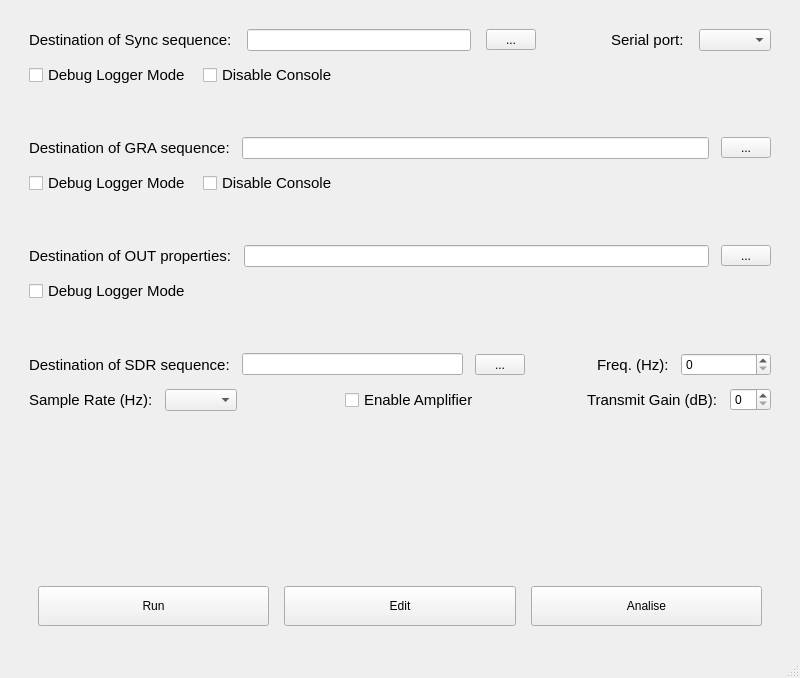
<?xml version="1.0" encoding="UTF-8"?>
<ui version="4.0">
 <class>MainWindow</class>
 <widget class="QMainWindow" name="MainWindow">
  <property name="geometry">
   <rect>
    <x>0</x>
    <y>0</y>
    <width>800</width>
    <height>678</height>
   </rect>
  </property>
  <property name="sizePolicy">
   <sizepolicy hsizetype="Fixed" vsizetype="Fixed">
    <horstretch>0</horstretch>
    <verstretch>0</verstretch>
   </sizepolicy>
  </property>
  <property name="minimumSize">
   <size>
    <width>800</width>
    <height>600</height>
   </size>
  </property>
  <property name="windowTitle">
   <string>LMRIgui App</string>
  </property>
  <property name="windowOpacity">
   <double>1.000000000000000</double>
  </property>
  <widget class="QWidget" name="centralwidget">
   <property name="enabled">
    <bool>true</bool>
   </property>
   <property name="sizePolicy">
    <sizepolicy hsizetype="Fixed" vsizetype="Fixed">
     <horstretch>0</horstretch>
     <verstretch>0</verstretch>
    </sizepolicy>
   </property>
   <layout class="QHBoxLayout" name="horizontalLayout_4">
    <item>
     <layout class="QVBoxLayout" name="verticalLayout" stretch="0,0,0,0,0,0">
      <property name="spacing">
       <number>50</number>
      </property>
      <property name="sizeConstraint">
       <enum>QLayout::SizeConstraint::SetMaximumSize</enum>
      </property>
      <property name="leftMargin">
       <number>20</number>
      </property>
      <property name="topMargin">
       <number>20</number>
      </property>
      <property name="rightMargin">
       <number>20</number>
      </property>
      <property name="bottomMargin">
       <number>20</number>
      </property>
      <item>
       <layout class="QVBoxLayout" name="SyncSection">
        <property name="spacing">
         <number>12</number>
        </property>
        <property name="sizeConstraint">
         <enum>QLayout::SizeConstraint::SetNoConstraint</enum>
        </property>
        <item>
         <layout class="QHBoxLayout" name="SyncFileSection">
          <property name="spacing">
           <number>15</number>
          </property>
          <property name="sizeConstraint">
           <enum>QLayout::SizeConstraint::SetNoConstraint</enum>
          </property>
          <item>
           <widget class="QLabel" name="SyncFileLabel">
            <property name="font">
             <font>
              <pointsize>11</pointsize>
             </font>
            </property>
            <property name="text">
             <string>Destination of Sync sequence:</string>
            </property>
            <property name="textFormat">
             <enum>Qt::TextFormat::AutoText</enum>
            </property>
           </widget>
          </item>
          <item>
           <widget class="QLineEdit" name="SyncFileEdit"/>
          </item>
          <item>
           <widget class="QToolButton" name="SyncFileButton">
            <property name="minimumSize">
             <size>
              <width>50</width>
              <height>0</height>
             </size>
            </property>
            <property name="text">
             <string>...</string>
            </property>
           </widget>
          </item>
          <item>
           <spacer name="horizontalSpacer">
            <property name="orientation">
             <enum>Qt::Orientation::Horizontal</enum>
            </property>
            <property name="sizeType">
             <enum>QSizePolicy::Policy::Fixed</enum>
            </property>
            <property name="sizeHint" stdset="0">
             <size>
              <width>60</width>
              <height>20</height>
             </size>
            </property>
           </spacer>
          </item>
          <item>
           <widget class="QLabel" name="SyncFileLabel_2">
            <property name="font">
             <font>
              <pointsize>11</pointsize>
             </font>
            </property>
            <property name="text">
             <string>Serial port:</string>
            </property>
            <property name="textFormat">
             <enum>Qt::TextFormat::AutoText</enum>
            </property>
           </widget>
          </item>
          <item>
           <widget class="QComboBox" name="SerialPortBox">
            <property name="editable">
             <bool>false</bool>
            </property>
           </widget>
          </item>
         </layout>
        </item>
        <item>
         <layout class="QHBoxLayout" name="SyncPropertiesSection">
          <property name="sizeConstraint">
           <enum>QLayout::SizeConstraint::SetNoConstraint</enum>
          </property>
          <item>
           <widget class="QCheckBox" name="SyncDebugModeCheck">
            <property name="font">
             <font>
              <pointsize>11</pointsize>
             </font>
            </property>
            <property name="text">
             <string>Debug Logger Mode</string>
            </property>
           </widget>
          </item>
          <item>
           <widget class="QCheckBox" name="SyncDisConCheck">
            <property name="font">
             <font>
              <pointsize>11</pointsize>
             </font>
            </property>
            <property name="text">
             <string>Disable Console</string>
            </property>
           </widget>
          </item>
          <item>
           <spacer name="horizontalSpacer_2">
            <property name="orientation">
             <enum>Qt::Orientation::Horizontal</enum>
            </property>
            <property name="sizeHint" stdset="0">
             <size>
              <width>40</width>
              <height>20</height>
             </size>
            </property>
           </spacer>
          </item>
         </layout>
        </item>
       </layout>
      </item>
      <item>
       <layout class="QVBoxLayout" name="verticalLayout_2">
        <property name="spacing">
         <number>12</number>
        </property>
        <item>
         <layout class="QHBoxLayout" name="horizontalLayout_2">
          <item>
           <widget class="QLabel" name="GRAFileLabel">
            <property name="font">
             <font>
              <pointsize>11</pointsize>
             </font>
            </property>
            <property name="text">
             <string>Destination of GRA sequence:</string>
            </property>
            <property name="textFormat">
             <enum>Qt::TextFormat::AutoText</enum>
            </property>
           </widget>
          </item>
          <item>
           <widget class="QLineEdit" name="GRAFileEdit"/>
          </item>
          <item>
           <widget class="QToolButton" name="GRAFileButton">
            <property name="minimumSize">
             <size>
              <width>50</width>
              <height>0</height>
             </size>
            </property>
            <property name="text">
             <string>...</string>
            </property>
           </widget>
          </item>
         </layout>
        </item>
        <item>
         <layout class="QHBoxLayout" name="horizontalLayout">
          <item>
           <widget class="QCheckBox" name="GRADebugModeCheck">
            <property name="font">
             <font>
              <pointsize>11</pointsize>
             </font>
            </property>
            <property name="text">
             <string>Debug Logger Mode</string>
            </property>
           </widget>
          </item>
          <item>
           <widget class="QCheckBox" name="GRADisConCheck">
            <property name="font">
             <font>
              <pointsize>11</pointsize>
             </font>
            </property>
            <property name="text">
             <string>Disable Console</string>
            </property>
           </widget>
          </item>
          <item>
           <spacer name="horizontalSpacer_10">
            <property name="orientation">
             <enum>Qt::Orientation::Horizontal</enum>
            </property>
            <property name="sizeHint" stdset="0">
             <size>
              <width>40</width>
              <height>20</height>
             </size>
            </property>
           </spacer>
          </item>
         </layout>
        </item>
       </layout>
      </item>
      <item>
       <layout class="QVBoxLayout" name="verticalLayout_3">
        <property name="spacing">
         <number>12</number>
        </property>
        <item>
         <layout class="QHBoxLayout" name="horizontalLayout_3">
          <item>
           <widget class="QLabel" name="OutPropLabel">
            <property name="font">
             <font>
              <pointsize>11</pointsize>
             </font>
            </property>
            <property name="text">
             <string>Destination of OUT properties:</string>
            </property>
           </widget>
          </item>
          <item>
           <widget class="QLineEdit" name="OutPropFileEdit"/>
          </item>
          <item>
           <widget class="QToolButton" name="OutPropFileButton">
            <property name="minimumSize">
             <size>
              <width>50</width>
              <height>0</height>
             </size>
            </property>
            <property name="text">
             <string>...</string>
            </property>
           </widget>
          </item>
         </layout>
        </item>
        <item>
         <widget class="QCheckBox" name="OutPropDebugModeCheck">
          <property name="font">
           <font>
            <pointsize>11</pointsize>
           </font>
          </property>
          <property name="text">
           <string>Debug Logger Mode</string>
          </property>
         </widget>
        </item>
       </layout>
      </item>
      <item>
       <layout class="QVBoxLayout" name="SDRSection">
        <property name="spacing">
         <number>12</number>
        </property>
        <property name="sizeConstraint">
         <enum>QLayout::SizeConstraint::SetNoConstraint</enum>
        </property>
        <item>
         <layout class="QHBoxLayout" name="SDRFileSection">
          <property name="sizeConstraint">
           <enum>QLayout::SizeConstraint::SetNoConstraint</enum>
          </property>
          <item>
           <widget class="QLabel" name="SDRFileLabel">
            <property name="font">
             <font>
              <pointsize>11</pointsize>
             </font>
            </property>
            <property name="text">
             <string>Destination of SDR sequence:</string>
            </property>
            <property name="textFormat">
             <enum>Qt::TextFormat::AutoText</enum>
            </property>
           </widget>
          </item>
          <item>
           <widget class="QLineEdit" name="SDRFileEdit"/>
          </item>
          <item>
           <widget class="QToolButton" name="SDRFileButton">
            <property name="minimumSize">
             <size>
              <width>50</width>
              <height>0</height>
             </size>
            </property>
            <property name="text">
             <string>...</string>
            </property>
           </widget>
          </item>
          <item>
           <spacer name="horizontalSpacer_5">
            <property name="orientation">
             <enum>Qt::Orientation::Horizontal</enum>
            </property>
            <property name="sizeType">
             <enum>QSizePolicy::Policy::Fixed</enum>
            </property>
            <property name="sizeHint" stdset="0">
             <size>
              <width>60</width>
              <height>20</height>
             </size>
            </property>
           </spacer>
          </item>
          <item>
           <widget class="QLabel" name="FreqLabel">
            <property name="font">
             <font>
              <pointsize>11</pointsize>
             </font>
            </property>
            <property name="text">
             <string>Freq. (Hz):</string>
            </property>
           </widget>
          </item>
          <item>
           <widget class="QSpinBox" name="FreqBox">
            <property name="minimumSize">
             <size>
              <width>90</width>
              <height>0</height>
             </size>
            </property>
            <property name="maximum">
             <number>700000000</number>
            </property>
           </widget>
          </item>
         </layout>
        </item>
        <item>
         <layout class="QHBoxLayout" name="SDRPropertiesSection">
          <property name="sizeConstraint">
           <enum>QLayout::SizeConstraint::SetNoConstraint</enum>
          </property>
          <item>
           <widget class="QLabel" name="SampleRateLabel">
            <property name="font">
             <font>
              <pointsize>11</pointsize>
             </font>
            </property>
            <property name="text">
             <string>Sample Rate (Hz):</string>
            </property>
           </widget>
          </item>
          <item>
           <widget class="QComboBox" name="SampleRateBox">
            <property name="editable">
             <bool>false</bool>
            </property>
           </widget>
          </item>
          <item>
           <spacer name="horizontalSpacer_3">
            <property name="orientation">
             <enum>Qt::Orientation::Horizontal</enum>
            </property>
            <property name="sizeHint" stdset="0">
             <size>
              <width>40</width>
              <height>20</height>
             </size>
            </property>
           </spacer>
          </item>
          <item>
           <widget class="QCheckBox" name="AmplCheck">
            <property name="font">
             <font>
              <pointsize>11</pointsize>
             </font>
            </property>
            <property name="text">
             <string>Enable Amplifier</string>
            </property>
           </widget>
          </item>
          <item>
           <spacer name="horizontalSpacer_6">
            <property name="orientation">
             <enum>Qt::Orientation::Horizontal</enum>
            </property>
            <property name="sizeHint" stdset="0">
             <size>
              <width>40</width>
              <height>20</height>
             </size>
            </property>
           </spacer>
          </item>
          <item>
           <widget class="QLabel" name="GainLabel">
            <property name="font">
             <font>
              <pointsize>11</pointsize>
             </font>
            </property>
            <property name="text">
             <string>Transmit Gain (dB):</string>
            </property>
           </widget>
          </item>
          <item>
           <widget class="QSpinBox" name="GainEdit">
            <property name="minimumSize">
             <size>
              <width>40</width>
              <height>0</height>
             </size>
            </property>
            <property name="maximum">
             <number>47</number>
            </property>
           </widget>
          </item>
         </layout>
        </item>
       </layout>
      </item>
      <item>
       <widget class="QLabel" name="label">
        <property name="sizePolicy">
         <sizepolicy hsizetype="Preferred" vsizetype="Preferred">
          <horstretch>0</horstretch>
          <verstretch>0</verstretch>
         </sizepolicy>
        </property>
        <property name="text">
         <string/>
        </property>
        <property name="pixmap">
         <pixmap resource="resources.qrc">:/image.png</pixmap>
        </property>
        <property name="scaledContents">
         <bool>false</bool>
        </property>
        <property name="alignment">
         <set>Qt::AlignmentFlag::AlignCenter</set>
        </property>
       </widget>
      </item>
      <item>
       <widget class="QWidget" name="widget" native="true">
        <property name="sizePolicy">
         <sizepolicy hsizetype="Preferred" vsizetype="Fixed">
          <horstretch>0</horstretch>
          <verstretch>0</verstretch>
         </sizepolicy>
        </property>
        <layout class="QHBoxLayout" name="ButtonsSection_2">
         <property name="spacing">
          <number>15</number>
         </property>
         <property name="sizeConstraint">
          <enum>QLayout::SizeConstraint::SetNoConstraint</enum>
         </property>
         <property name="bottomMargin">
          <number>1</number>
         </property>
         <item>
          <widget class="QPushButton" name="RunButton">
           <property name="sizePolicy">
            <sizepolicy hsizetype="Minimum" vsizetype="Minimum">
             <horstretch>0</horstretch>
             <verstretch>0</verstretch>
            </sizepolicy>
           </property>
           <property name="minimumSize">
            <size>
             <width>0</width>
             <height>40</height>
            </size>
           </property>
           <property name="maximumSize">
            <size>
             <width>500</width>
             <height>200</height>
            </size>
           </property>
           <property name="text">
            <string>Run</string>
           </property>
          </widget>
         </item>
         <item>
          <widget class="QPushButton" name="pushButton">
           <property name="minimumSize">
            <size>
             <width>0</width>
             <height>40</height>
            </size>
           </property>
           <property name="maximumSize">
            <size>
             <width>500</width>
             <height>200</height>
            </size>
           </property>
           <property name="text">
            <string>Edit</string>
           </property>
          </widget>
         </item>
         <item>
          <widget class="QPushButton" name="AnaliseButton">
           <property name="enabled">
            <bool>true</bool>
           </property>
           <property name="sizePolicy">
            <sizepolicy hsizetype="Minimum" vsizetype="Minimum">
             <horstretch>0</horstretch>
             <verstretch>0</verstretch>
            </sizepolicy>
           </property>
           <property name="minimumSize">
            <size>
             <width>0</width>
             <height>40</height>
            </size>
           </property>
           <property name="maximumSize">
            <size>
             <width>500</width>
             <height>200</height>
            </size>
           </property>
           <property name="text">
            <string>Analise</string>
           </property>
          </widget>
         </item>
        </layout>
       </widget>
      </item>
     </layout>
    </item>
   </layout>
  </widget>
  <widget class="QMenuBar" name="menubar">
   <property name="geometry">
    <rect>
     <x>0</x>
     <y>0</y>
     <width>800</width>
     <height>22</height>
    </rect>
   </property>
  </widget>
  <widget class="QStatusBar" name="statusbar"/>
 </widget>
 <resources>
  <include location="resources.qrc"/>
 </resources>
 <connections/>
</ui>
